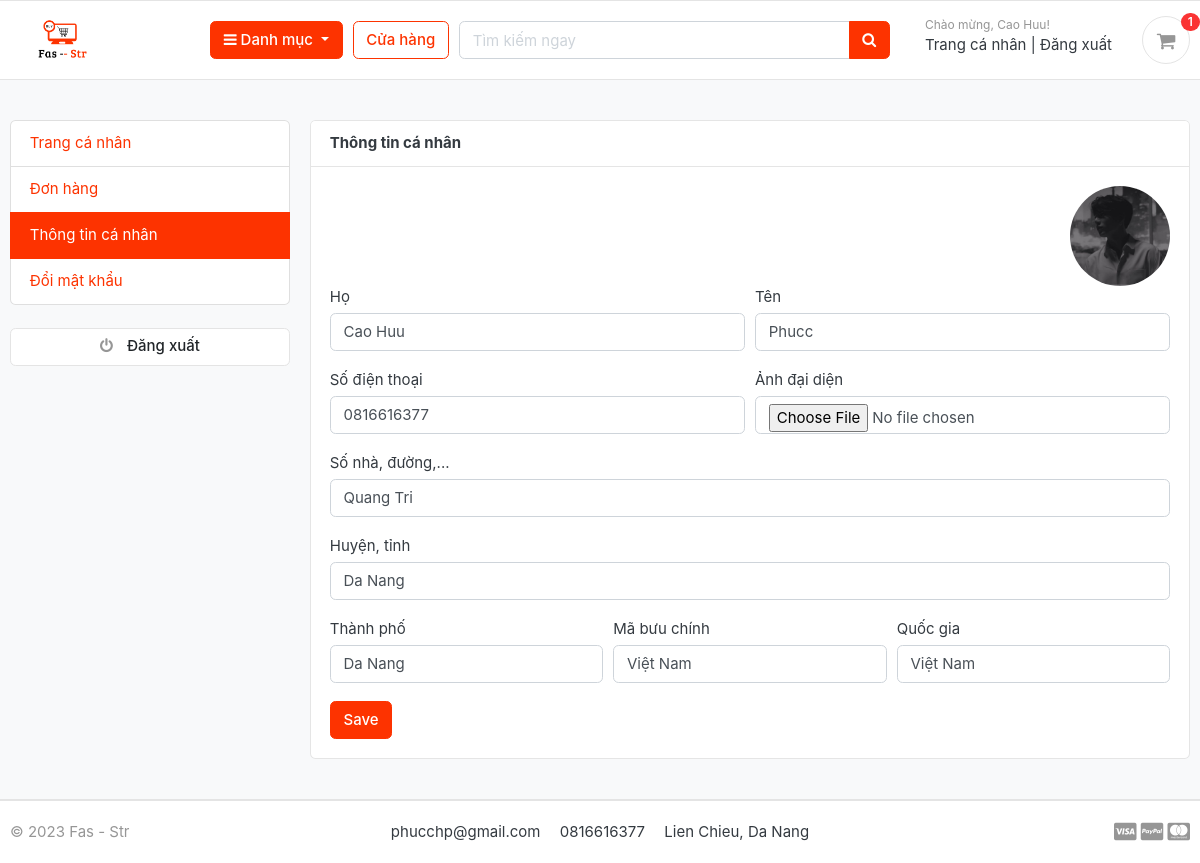
/accounts/edit_profile/ (signed in), run on the app's committed database.
### accounts/models.py (models this page shows, shortened)
class Account(AbstractBaseUser):
    first_name=models.CharField(max_length=50)
    last_name=models.CharField(max_length=50)
    username=models.CharField(max_length=50,unique=True)
    email=models.EmailField(max_length=100,unique=True)
    phone_number=models.CharField(max_length=50)
    date_joined=models.DateTimeField(auto_now_add=True)
    last_login=models.DateTimeField(auto_now_add=True)
    is_admin=models.BooleanField(default=False)
    is_staff=models.BooleanField(default=False)
    is_active=models.BooleanField(default=False)
    is_superadmin=models.BooleanField(default=False)
    USERNAME_FIELD='email'
    REQUIRED_FIELDS=['username','first_name','last_name']
    objects=MyAccountManager()

class UserProfile(models.Model):
    user = models.OneToOneField(Account, on_delete=models.CASCADE)
    address_line_1 = models.CharField(blank=True, max_length=100)
    address_line_2 = models.CharField(blank=True, max_length=100)
    profile_picture = models.ImageField(blank=True, upload_to='userprofile')
    city = models.CharField(blank=True, max_length=20)
    state = models.CharField(blank=True, max_length=20)
    country = models.CharField(blank=True, max_length=20)

### accounts/views.py (the view)
# urls.py: path('edit_profile/', views.edit_profile, name='edit_profile'),
@login_required(login_url='login')
def edit_profile(request):
    userprofile = get_object_or_404(UserProfile, user=request.user)
    if request.method == 'POST':
        user_form = UserForm(request.POST, instance=request.user)
        profile_form = UserProfileForm(request.POST, request.FILES, instance=userprofile)
        if user_form.is_valid() and profile_form.is_valid():
            user_form.save()
            profile_form.save()
            messages.success(request, 'Thông tin của bạn đã được cập nhật.')
            return redirect('edit_profile')
    else:
        user_form = UserForm(instance=request.user)
        profile_form = UserProfileForm(instance=userprofile)
    context = {
        'user_form': user_form,
        'profile_form': profile_form,
        'userprofile': userprofile,
    }
    return render(request, 'accounts/edit_profile.html', context)

### accounts/forms.py
class UserForm(forms.ModelForm):
    class Meta:
        model = Account
        fields = ('first_name', 'last_name', 'phone_number')
    def __init__(self, *args, **kwargs):
        super(UserForm, self).__init__(*args, **kwargs)
        for field in self.fields:
            self.fields[field].widget.attrs['class'] = 'form-control'

class UserProfileForm(forms.ModelForm):
    profile_picture = forms.ImageField(required=False, error_messages = {'invalid':("Image files only")}, widget=forms.FileInput)
    class Meta:
        model = UserProfile
        fields = ('address_line_1', 'address_line_2', 'city', 'state', 'country', 'profile_picture')
    def __init__(self, *args, **kwargs):
        super(UserProfileForm, self).__init__(*args, **kwargs)
        for field in self.fields:
            self.fields[field].widget.attrs['class'] = 'form-control'

### carts/context_processors.py (called while the page is built)
def counter(request):
    cart_count = 0
    if 'admin' in request.path:
        return {}
    else:
        try:
            cart = Cart.objects.filter(cart_id=_cart_id(request))
            if request.user.is_authenticated:
                cart_items = CartItem.objects.all().filter(user=request.user)
            else:
                cart_items = CartItem.objects.all().filter(cart=cart[:1])
            for cart_item in cart_items:
                cart_count += cart_item.quantity
        except Cart.DoesNotExist:
            cart_count = 0
    return dict(cart_count=cart_count)

### carts/views.py (called while the page is built)
def _cart_id(request):
    cart = request.session.session_key
    if not cart:
        cart = request.session.create()
    return cart

### category/context_processors.py (called while the page is built)
def menu_links(request):
    links=Category.objects.all()
    print(links)
    return dict(links=links)

### category/models.py (called while the page is built)
    def get_url(self):
        return reverse('products_by_category',args=[self.slug])

    def __str__(self):
        return self.category_name

### templates/accounts/edit_profile.html (shortened to what this page needs)
{% extends 'base.html' %}
{% block content%}
<section class="section-conten padding-y bg">
    <div class="container">
        <div class="row">
        {% include 'includes/dashboard_sidebar.html'%}
        <main class="col-md-9">
            <article class="card">
            <header class="card-header">
                <strong class="d-inline-block mr-3">Thông tin cá nhân</strong>
            </header>
            <div class="card-body">
              <div class="text-right">
                <img src="{{userprofile.profile_picture.url}}" alt="Profile Picture" width="100" style="border-radius:50px;">
              </div>
                <div class="row">
                   <div class="col-md-12">
                    <form action="{% url 'edit_profile' %}" method="POST" enctype="multipart/form-data">
                      <div class="form-row">
                        <div class="form-group col-md-6">
                          <label>Họ</label>
                          {{user_form.first_name}}
                        </div>
                        <div class="form-group col-md-6">
                          <label>Tên</label>
                          {{user_form.last_name}}
                        </div>
                      </div>
                      <div class="form-row">
                        <div class="form-group col-md-6">
                          <label>Số điện thoại</label>
                          {{user_form.phone_number}}
                        </div>
                        <div class="form-group col-md-6">
                          <label>Ảnh đại diện</label>
                          {{profile_form.profile_picture}}
                        </div>
                      </div>
                      <div class="form-group">
                        <label>Số nhà, đường,...</label>
                        {{profile_form.address_line_1}}
                      </div>
                      <div class="form-group">
                        <label>Huyện, tỉnh</label>
                        {{profile_form.address_line_2}}
                      </div>
                      <div class="form-row">
                        <div class="form-group col-md-4">
                          <label>Thành phố</label>
                          {{profile_form.city}}
                        </div>
                        <div class="form-group col-md-4">
                          <label>Mã bưu chính</label>
                          {{profile_form.state}}
                        </div>
                        <div class="form-group col-md-4">
                          <label>Quốc gia</label>
                          {{profile_form.country}}
                        </div>
                      </div>
                      <input type="submit" value="Save" class="btn btn-primary">
                    </form>
                    </div>
                </div>
                </div>
            </div>
    </div>
    </section>
{% endblock %}

### templates/includes/navbar.html (shortened to what this page needs)
{% load static %}
<header class="section-header">
    <section class="header-main border-bottom">
        <div class="container">
            <div class="row align-items-center">
                <div class="col-lg-2 col-md-3 col-6 logo-container">
                    <a href="{% url 'home' %}" class="brand-wrap">
                        <img
                            class="logo"
                            src="{% static './images/logo-full.png' %}"
                        />
                    </a>
                </div>
                <div class="col-lg col-sm col-md col-6 flex-grow-0">
                    <div
                        class="category-wrap dropdown d-inline-block float-right"
                    >
                        <button
                            type="button"
                            class="btn btn-primary dropdown-toggle"
                            data-toggle="dropdown"
                        >
                            <i class="fa fa-bars"></i> Danh mục
                        </button>
                    </div>
                </div>
                <a href="{% url 'store' %}" class="btn btn-outline-primary"
                    >Cửa hàng</a
                >
                <div class="col-lg col-md-6 col-sm-12 col">
                    <form
                        action="{% url 'search' %}"
                        class="search"
                        method="GET"
                    >
                        <div class="input-group w-100">
                            <input
                                type="text"
                                class="form-control"
                                style="width: 60%"
                                placeholder="Tìm kiếm ngay"
                                name="keyword"
                            />
                            <div class="input-group-append">
                                <button class="btn btn-primary" type="submit">
                                    <i class="fa fa-search"></i>
                                </button>
                            </div>
                        </div>
                    </form>
                </div>
                <div class="col-lg-3 col-sm-6 col-8 order-2 order-lg-3">
                    <div class="d-flex justify-content-end mb-3 mb-lg-0">
                        {% if user.id is not None %}
                        <div class="widget-header">
                            <small class="title text-muted"
                                >Chào mừng, {{user.first_name}}!
                            </small>
                            <div>
                                <a href="{% url 'dashboard' %}">Trang cá nhân</a>
                                <span class="dark-transp"> | </span>
                                <a href="{% url 'logout' %}"> Đăng xuất</a>
                            </div>
                        </div>
                        {% endif %}
                        <a
                            href="{% url 'cart' %}"
                            class="widget-header pl-3 ml-3"
                        >
                            <div class="icon icon-sm rounded-circle border">
                                <i class="fa fa-shopping-cart"></i>
                            </div>
                            <span class="badge badge-pill badge-danger notify"
                                >{{ cart_count }}</span
                            >
                        </a>
                    </div>
                </div>
            </div>
        </div>
    </section>
</header>

### static/css/ui.css (style rules this page uses)
html { font-family: "Inter", sans-serif; font-size: 15px; }
.icon-xs, .icon-sm, .icon-md, .icon-lg { display: inline-block; text-align: center; flex-shrink: 0; flex-grow: 0; }
.icon-sm { width: 48px; height: 48px; line-height: 48px !important; font-size: 20px; }
.padding-y { padding-top: 40px; padding-bottom: 40px; }
article:after, .form-group:after { display: block; clear: both; content: ""; }
.bg { background-color: #f8f9fa; }
.header-main { position: relative; padding-top: 1rem; padding-bottom: 1rem; }
.brand-wrap .logo, .navbar-brand .logo { margin-right: 7px; max-height: 42px; display: inline-block; }
.widget-header { display: inline-block; vertical-align: middle; position: relative; }
.widget-header a { color: #343a40; }
.widget-header i { color: #969696; }
.widget-header .title { display: block; }
.widget-header .notify { position: absolute; top: -3px; right: -10px; }
.notify { position: absolute; top: -4px; right: -10px; display: inline-block; padding: 0.25em 0.6em; font-size: 12px; line-height: 1; text-align: center; border-radius: 3rem; color: #fff; background-color: #fa3434; }

### data on the page
Account: first_name "Cao Huu", last_name "Phucc", phone_number "0816616377"
UserProfile: profile_picture (picture), address_line_1 "Quang Tri", address_line_2 "Da Nang", city "Da Nang", state "Việt Nam", country "Việt Nam"

### other printed values
{{ cart_count }} "1"
